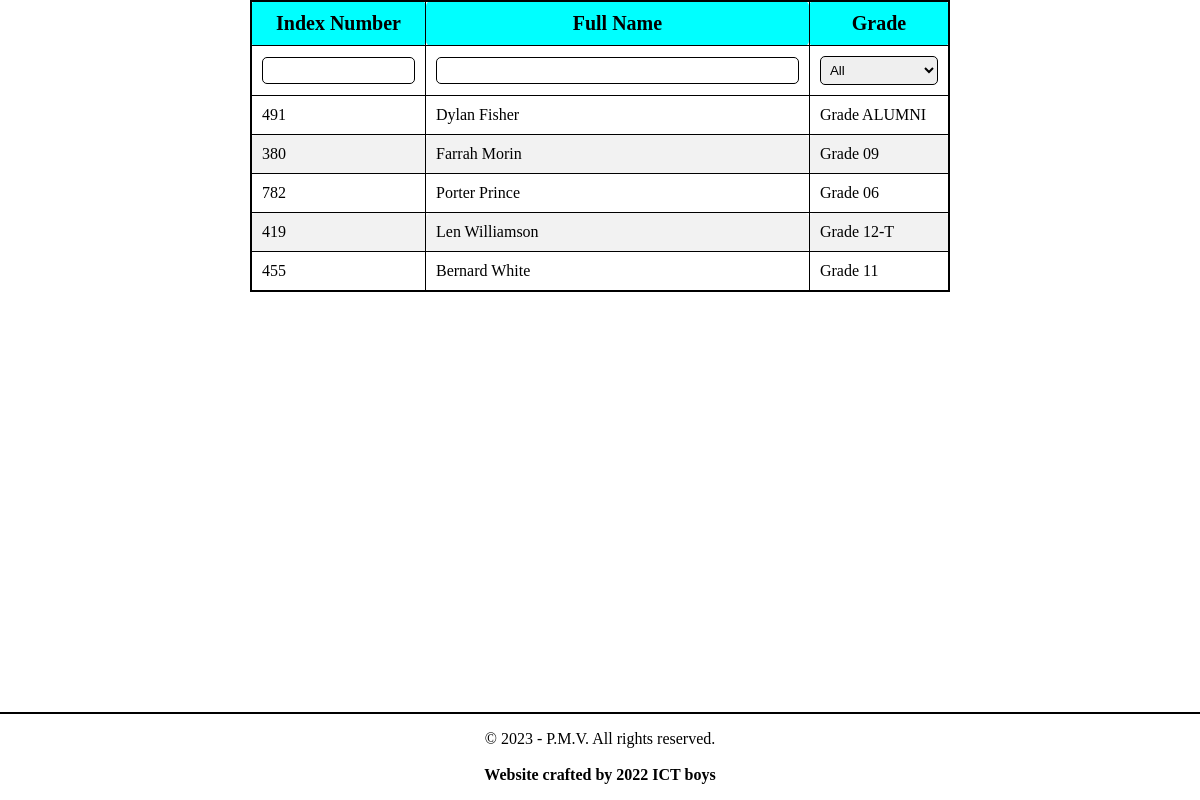
/students/, run on an earlier commit of the app's database.
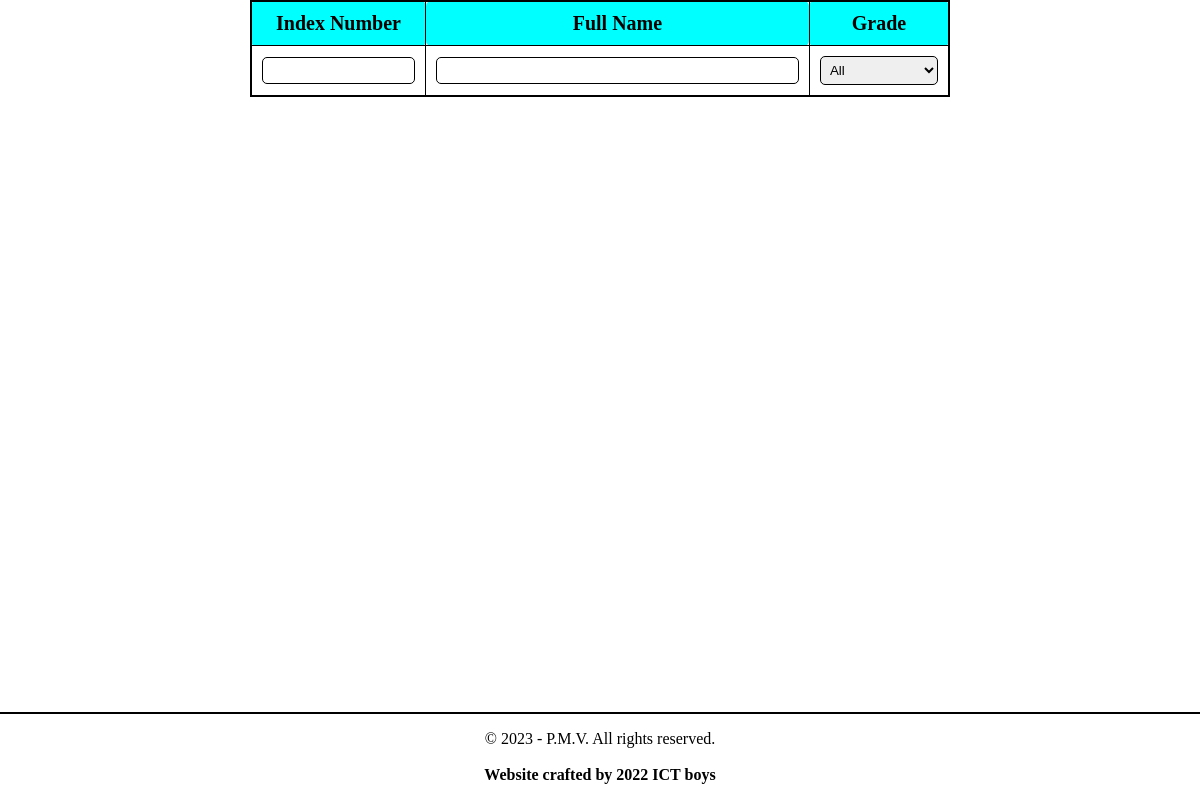
And on a later commit of the database.
### StudentInfoHandler/models.py (models this page shows, shortened)
class StudentInfo(models.Model):
    index_number = models.CharField(primary_key=True, unique=True, max_length=8)
    full_name = models.CharField(max_length=255)
    name_with_initials = models.CharField(max_length=255)
    date_of_birth = models.CharField(max_length=20)
    gender = models.CharField(max_length=1)
    enrolled_date = models.CharField(max_length=20)
    address = models.TextField()
    special_notes = models.TextField()
    class_info = models.ForeignKey('EDUInfoHandler.ClassInfo', on_delete=models.CASCADE)
    buckets = models.CharField(max_length=20, default="")
    RFID_key = models.TextField()

### StudentInfoHandler/views.py (the view)
# urls.py: path("", StudentListView.as_view(), name="StudentListView"),
class StudentListView(View):
    def get(self, request):
        log_file('Requested Student List')
        data = request.GET
        filter_kwargs = {}
        try:
            if data['class'] != 'all':
                filter_kwargs['class_info'] = ClassInfo.objects.get(id=data['class'])
        except:
            pass
        try:
            filter_kwargs['full_name__contains'] = data['name']
        except:
            pass
        try:
            filter_kwargs['index_number__contains'] = data['index_number']
        except:
            pass
        students_filtered = StudentInfo.objects.filter(**filter_kwargs)[:100]
        return_data = []
        for student in students_filtered:
            return_data.append({
                "index_number" : student.index_number,
                "student_name" : student.full_name,
                "class" : 'Grade ' + student.class_info.class_name
            })
        if data.get('data'):
            log_file(f'Returnng JSON of {return_data}')
            return JsonResponse(return_data, safe=False)
        log_file(f'Returnng rendered {return_data}')
        return render(request, template_name="all_students_admin_pc.html", context={
            'students': return_data,
            'current_classes': ClassInfo.objects.all().order_by('class_name')
            })

### manage.py (called while the page is built)
def log_file(string):
    if settings.DEBUG:
        with open('log.txt', 'a') as f:
            f.write(f'[{datetime.now().strftime("%d/%m/%Y %H:%M:%S")}] {string} \n')

### StudentInfoHandler/templates/all_students_admin_pc.html (shortened to what this page needs)
<!DOCTYPE html>
<html lang="en">
<head>
</head>
<body>
  <table class="my-table" border="1">
    <colgroup>
      <col span="1" style="width: 25%;">
      <col span="1" style="width: 55%;">
      <col span="1" style="width: 20%;">
    </colgroup>
    <thead>
      <tr>
        <td><b>Index Number</b></td>
        <td><b>Full Name</b></td>
        <td><b>Grade</b></td>
      </tr>
    </thead>
    <tr>
      <td><input type="number" name="integerInput"  id="index_number"></td>
      <td><input type="text" name="charInput" id="student_name"></td>
      <td>
        <select id="grade" onchange="changeGrade()">
          <option value="all">All</option>
        </select>
      </td>
    </tr>
    <tbody>
      {% for student in students %}
      <tr>
        <td>
          {{ student.index_number }}
        </td>
        <td>
          <a href="/student/{{ student.index_number }}">{{ student.student_name }}</a>
        </td>
        <td>
          {{ student.class }}
        </td>
      </tr>
      {% endfor %}
    </tbody>
  </table>
  <br>
  <footer>
    <p>&copy; 2023 - P.M.V. All rights reserved.<br><br><b>Website crafted by 2022 ICT boys</b></p>
  </footer>
</body>
</html>

What changed in the data, as far as the page shows it:
removed StudentInfo: index_number "491", student_name "Dylan Fisher"
removed StudentInfo: index_number "380", student_name "Farrah Morin"
removed StudentInfo: index_number "782", student_name "Porter Prince"
removed StudentInfo: index_number "419", student_name "Len Williamson"
removed StudentInfo: index_number "455", student_name "Bernard White"
Also different on the page:
list line gone: "Grade ALUMNI"
list line gone: "Grade 09"
list line gone: "Grade 06"
list line gone: "Grade 12-T"
list line gone: "Grade 11"
